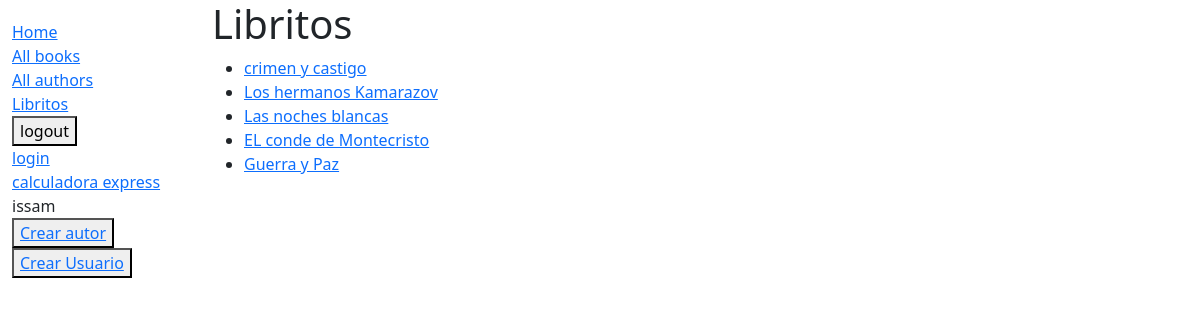
Screenshot of /catalog/libritos/ (signed in) with the database file from the repository.
### catalog/models.py (models this page shows, shortened)
class Book(models.Model):
    title = models.CharField(max_length=200)
    lenguaje  = models.ForeignKey('Lenguaje', on_delete=models.CASCADE,null=True)
    author = models.ForeignKey('Author', on_delete=models.SET_NULL, null=True)
    summary = models.TextField(max_length=1000, help_text="Ingrese una breve descripción del libro")
    isbn = models.CharField('ISBN',max_length=13, help_text='13 Caracteres <a href="https://www.isbn-international.org/content/what-isbn">ISBN number</a>')
    genre = models.ManyToManyField(Genre, help_text="Seleccione un genero para este libro")
    def get_absolute_url(self):
        return reverse('book-detail', args=[str(self.id)])
    def display_genre(self):
        """Create a string for the Genre. This is required to display genre in Admin."""
        return ', '.join(genre.name for genre in self.genre.all()[:3])
    display_genre.short_description = 'Genre'

### catalog/views.py (the view)
# urls.py: path('libritos/', views.ListarLibros,name="ListarLibros"),
def ListarLibros(request):
    numLibros =  Book.objects.all()
    context = {
	'numlibros':numLibros
    }
    return render(request,'libros.html' , context)

### catalog/templates/libros.html
{% extends "base_generic.html" %}
{% block content %}
  <h1>Libritos</h1>
  {% if  numlibros%}
  <ul>
    {% for book in numlibros %}
    <li>
      <a href="{{ book.get_absolute_url }} ">{{ book.title }}</a>
    </li>
    {% endfor %}
  </ul>
  {% else %}
    <p>No hay libros en la biblioteca.</p>
  {% endif %}
{% endblock %}

### catalog/templates/base_generic.html (shortened to what this page needs)
<!doctype html>
<html lang="en">
  <head>
    <link href="https://cdn.jsdelivr.net/npm/bootstrap@5.3.3/dist/css/bootstrap.min.css"
      rel="stylesheet"
>
    {% load static %}
    <link rel="stylesheet" href="{% static 'css/styles.css' %}" />
  </head>
  <body>
    <div class="container-fluid">
      <div class="row">
        <div class="col-sm-2">
          {% block sidebar %}
            <ul class="sidebar-nav">
              <li><a href="{% url 'index' %}">Home</a></li>
              <li><a href="">All books</a></li>
              <li><a href="{% url 'autores' %}">All authors</a></li>
              <li><a href="/catalog/libritos">Libritos</a></li>
              <form method="post" action="{% url 'logout' %}">
                <button type="submit">logout</button>
              </form>
              <li><a href="{%url 'login'%}">login</a></li>
              <li><a href="{% url 'calculadora'%}">calculadora express</a></li>
              <li>{{ user }}</li>
              <li><button><a href="{% url 'crearAutor'%}">Crear autor</a></button></li>
              <li><button><a href="{% url 'author-create'%}">Crear Usuario</a></button></li>
            </ul>
          {% endblock %}
        </div>
        <div class="col-sm-10 ">{% block content %}{% endblock %}</div>
      </div>
    </div>
  </body>
</html>

### catalog/static/css/styles.css (style rules this page uses)
.sidebar-nav { margin-top: 20px; padding: 0; list-style: none; }

### rows the page displays
Book: title "crimen y castigo"
Book: title "Los hermanos Kamarazov"
Book: title "Las noches blancas"
Book: title "EL conde de Montecristo"
Book: title "Guerra y Paz"

### other values shown
{{ user }} "issam"
